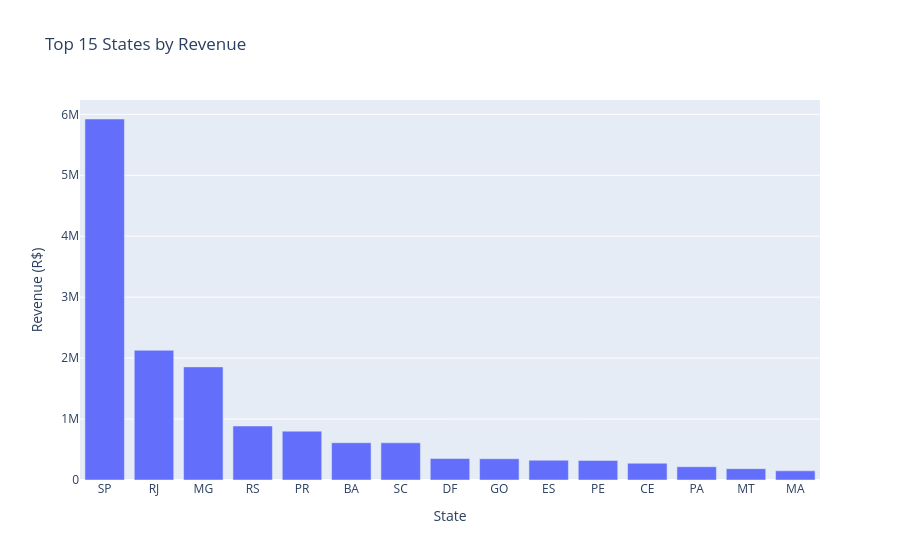

Write notebook code for a chart like this one.
### Markdown cell above
### 6. Geographic Distribution

### Code cell
customer_state = customers[["customer_unique_id", "customer_state"]].drop_duplicates("customer_unique_id")
rfm_geo = rfm.merge(customer_state, on="customer_unique_id", how="left")

state_summary = (
    rfm_geo.groupby("customer_state")
    .agg(Customers=("customer_unique_id", "count"), Revenue=("Monetary", "sum"))
    .reset_index()
    .sort_values("Revenue", ascending=False)
    .head(15)
)

fig = px.bar(
    state_summary, x="customer_state", y="Revenue",
    title="Top 15 States by Revenue",
    labels={"customer_state": "State", "Revenue": "Revenue (R$)"}
)
fig.show()

### Figure 1 — Plotly figure (JSON) as saved in the notebook; plotly's stock layout.template omitted (floating-point values rounded to 4 significant figures)
{"data": [{"hovertemplate": "State=%{x}<br>Revenue (R$)=%{y}<extra></extra>", "legendgroup": "", "marker": {"color": "#636efa", "pattern": {"shape": ""}}, "name": "", "orientation": "v", "showlegend": false, "textposition": "auto", "type": "bar", "x": ["SP", "RJ", "MG", "RS", "PR", "BA", "SC", "DF", "GO", "ES", "PE", "CE", "PA", "MT", "MA"], "xaxis": "x", "y": [5924000.0, 2129000.0, 1856000.0, 886100.0, 801500.0, 611500.0, 609200.0, 352600.0, 348700.0, 324700.0, 321500.0, 274800.0, 217600.0, 186300.0, 150900.0], "yaxis": "y"}], "layout": {"barmode": "relative", "legend": {"tracegroupgap": 0}, "title": {"text": "Top 15 States by Revenue"}, "xaxis": {"anchor": "y", "domain": [0.0, 1.0], "title": {"text": "State"}}, "yaxis": {"anchor": "x", "domain": [0.0, 1.0], "title": {"text": "Revenue (R$)"}}}}
